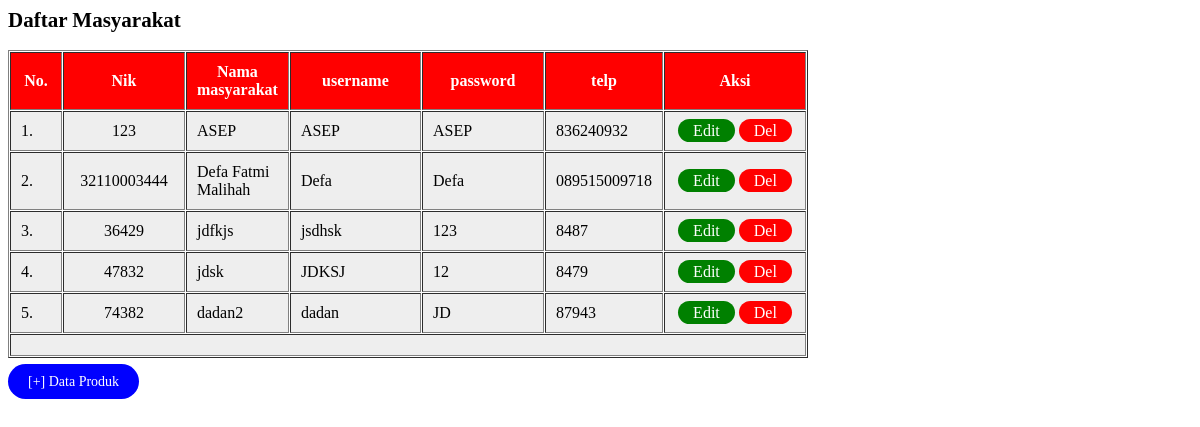
The app's page /tampil_masyarakat.php with its own data.
### tables this page shows
CREATE TABLE `tabel_masyarakat` (
  `nik` char(16) NOT NULL,
  `nama` varchar(35) NOT NULL,
  `username` varchar(25) NOT NULL,
  `password` varchar(32) NOT NULL,
  `telp` varchar(13) NOT NULL
);

### tampil_masyarakat.php (the view, shortened to what this page needs)
<html>
<head>
<link rel="stylesheet" type="text/css" href="style4.css">
</head>
<body>
<h2>Daftar Masyarakat</h2>
<table width="800px" border="1" cellpadding="10px"
cellspacing="1px">
<thead>
<tr>
<th width="30px">No.</th>
<th width="100px">Nik</th>
<th width="70px">Nama masyarakat</th>
<th>username</th>
<th width="100px">password</th>
<th width="70px">telp</th>
<th width="120px">Aksi</th>
</tr>
</thead>
<tbody>
<?php
include "koneksi.php";
$sql="select * from tabel_masyarakat";
$result=mysqli_query($koneksi,$sql);
$no=1;
while($data=mysqli_fetch_array($result))
{
if($no%2==0){
echo "<tr class='genap'>";
}else{
echo "<tr class='ganjil'>";
}
?>
<td><?= $no ?>.</td>
<td align="center"><?= $data['nik']
?></td>
<td><?= $data['nama'] ?></td>
<td><?= $data['username'] ?></td>
<td><?= $data['password'] ?></td>
<td><?= $data['telp'] ?></td>
<td align="center" width="80px">
<a href="edit_masyarakat.php?id=<?= $data['nik']
?>" class="edit">Edit</a>
<a href="delete_masyarakat.php?id=<?=$data['nik'] ?>"
	onclick="return confirm('Apakah Anda Yakin data masyarakat <?= $data['nama'] ?> akan dihapus?')" class="hapus">Del</a>
</td>
</tr>
<?php
$no++;
}
?>
</tbody>
<tfoot>
<tr>
<td colspan="7">
</td>
</tr>
</tfoot>
</table>
<br>
<a href="form_masyarakat.php" class="simpan">[+] Data Produk</a>
</body>
</html>

### style4.css (style rules this page uses)
body { font:14px "Tahoma"; }
th { background: red; color:white; }
td { background: #eee; color:black; }
.edit { background: green; color:white; border-radius: 20px; border:none; text-decoration: none; padding:3px 15px; margin-bottom: 20px; }
.hapus { background: red; color:white; border-radius: 20px; border:none; text-decoration: none; padding:3px 15px; }
.simpan { background: blue; color:white; border-radius: 20px; border:none; text-decoration: none; padding:10px 20px; }

### records on screen
tabel_masyarakat: nik "123", nama "ASEP", username "ASEP", password "ASEP", telp "836240932"
tabel_masyarakat: nik "32110003444", nama "Defa Fatmi Malihah", username "Defa", password "Defa", telp "089515009718"
tabel_masyarakat: nik "36429", nama "jdfkjs", username "jsdhsk", password "123", telp "8487"
tabel_masyarakat: nik "47832", nama "jdsk", username "JDKSJ", password "12", telp "8479"
tabel_masyarakat: nik "74382", nama "dadan2", username "dadan", password "JD", telp "87943"
